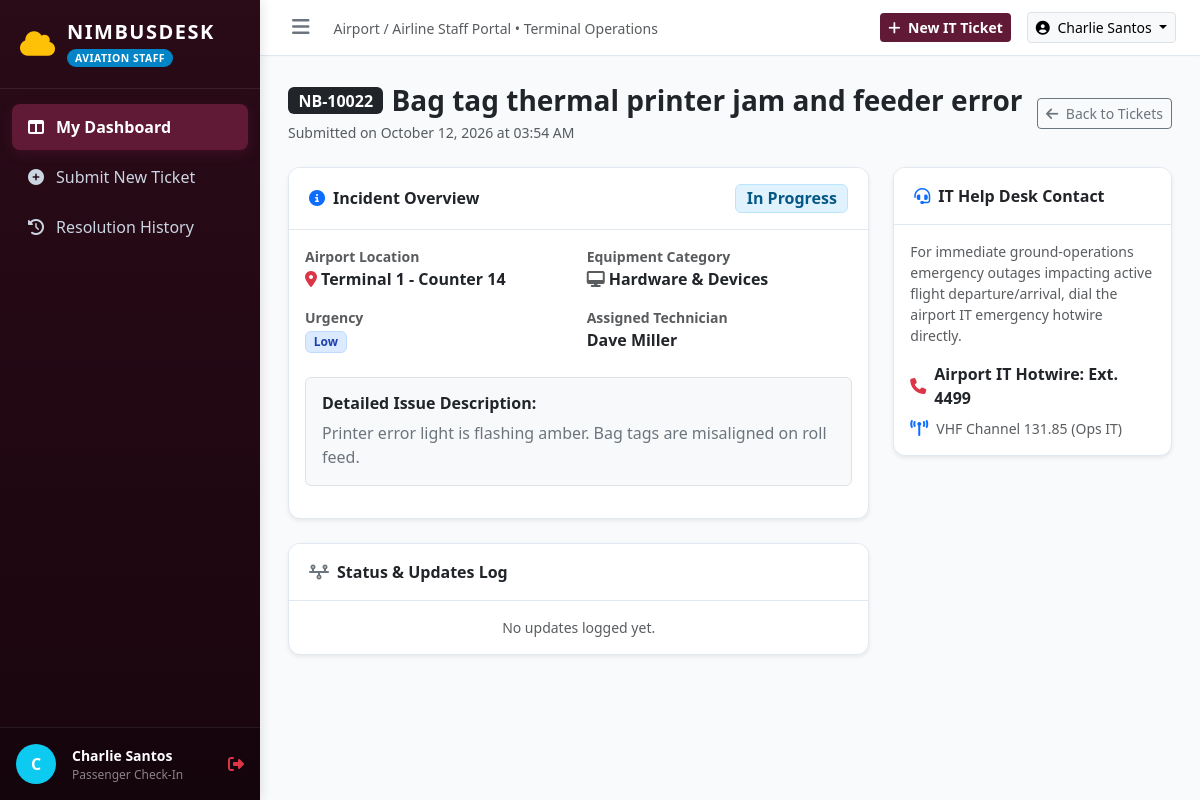
Screenshot of /employee/index.php?page=detail&id=3 (signed in) with the database file from the repository.
### tables this page shows
CREATE TABLE IF NOT EXISTS `tickets` (
    `id` INT AUTO_INCREMENT PRIMARY KEY,
    `ticket_code` VARCHAR(20) NOT NULL UNIQUE,
    `user_id` INT NOT NULL,
    `category_id` INT NOT NULL,
    `urgency` ENUM('Low', 'Medium', 'High', 'Critical') NOT NULL DEFAULT 'Medium',
    `location` VARCHAR(150) NOT NULL,
    `subject` VARCHAR(255) NOT NULL,
    `description` TEXT NOT NULL,
    `attachment` VARCHAR(255) NULL,
    `status` ENUM('Open', 'In Progress', 'Resolved', 'Closed') NOT NULL DEFAULT 'Open',
    `assigned_to` INT NULL,
    `resolution_summary` TEXT NULL,
    `created_at` TIMESTAMP DEFAULT CURRENT_TIMESTAMP,
    `updated_at` TIMESTAMP DEFAULT CURRENT_TIMESTAMP ON UPDATE CURRENT_TIMESTAMP,
    `resolved_at` TIMESTAMP NULL,
    CONSTRAINT `fk_tickets_user` FOREIGN KEY (`user_id`) REFERENCES `users` (`id`) ON DELETE CASCADE,
    CONSTRAINT `fk_tickets_category` FOREIGN KEY (`category_id`) REFERENCES `categories` (`id`) ON DELETE RESTRICT,
    CONSTRAINT `fk_tickets_assigned` FOREIGN KEY (`assigned_to`) REFERENCES `users` (`id`) ON DELETE SET NULL
);

CREATE TABLE IF NOT EXISTS `users` (
    `id` INT AUTO_INCREMENT PRIMARY KEY,
    `name` VARCHAR(100) NOT NULL,
    `email` VARCHAR(100) NOT NULL UNIQUE,
    `password` VARCHAR(255) NOT NULL,
    `role` ENUM('employee', 'technician', 'admin') NOT NULL DEFAULT 'employee',
    `department` VARCHAR(100) NOT NULL,
    `badge_number` VARCHAR(50) NOT NULL,
    `created_at` TIMESTAMP DEFAULT CURRENT_TIMESTAMP
);

CREATE TABLE IF NOT EXISTS `categories` (
    `id` INT AUTO_INCREMENT PRIMARY KEY,
    `name` VARCHAR(100) NOT NULL,
    `description` VARCHAR(255) NULL,
    `icon` VARCHAR(50) DEFAULT 'fa-wrench'
);

### config/config.php (called while the page is built, shortened)
<?php
function url($path = '') {
    $trimmed = ltrim($path, '/');
    return BASE_URL . ($trimmed ? '/' . $trimmed : '');
}
function currentUser() {
    return $_SESSION['user'] ?? null;
}

### employee/stored_procs/EmployeeProcedures.php (called while the page is built, shortened)
<?php
require_once __DIR__ . '/../../config/db.php';
class EmployeeProcedures {
    private PDO $pdo;
    public function __construct() {
        $this->pdo = Database::getConnection();
    }
    public function getTicketDetails(int $ticketId, int $userId): array {
        $stmt = $this->pdo->prepare("CALL sp_employee_get_ticket_details(?, ?)");
        $stmt->execute([$ticketId, $userId]);
        $ticket = $stmt->fetch();
        $logs = [];
        return [
            'ticket' => $ticket ?: null,
            'logs' => $logs
        ];
    }
}

### config/db.php (called while the page is built)
<?php
require_once __DIR__ . '/config.php';
class Database {
    private static ?PDO $instance = null;
    public static function getConnection(): PDO {
        if (self::$instance === null) {
            $host = 'localhost';
            $user = 'root';
            $pass = '';
            $dbname = 'nimbusdesk';
            try {
                $dsn = "mysql:host={$host};dbname={$dbname};charset=utf8mb4";
                self::$instance = new PDO($dsn, $user, $pass, [
                    PDO::ATTR_ERRMODE => PDO::ERRMODE_EXCEPTION,
                    PDO::ATTR_DEFAULT_FETCH_MODE => PDO::FETCH_ASSOC,
                    PDO::ATTR_EMULATE_PREPARES => false,
                ]);
            } catch (PDOException $e) {
                if (str_contains($e->getMessage(), 'Unknown database')) {
                    require_once __DIR__ . '/../database/setup.php';
                    return self::getConnection();
                }
                throw $e;
            }
        }
        return self::$instance;
    }
}

### employee/views/ticket_detail.php (the view, shortened to what this page needs)
<div class="d-flex align-items-center justify-content-between mb-4">
    <div>
        <div class="d-flex align-items-center gap-2">
            <span class="badge bg-dark fs-6"><?= htmlspecialchars($ticket['ticket_code']) ?></span>
            <h3 class="fw-bold text-dark mb-0"><?= htmlspecialchars($ticket['subject']) ?></h3>
        </div>
        <p class="text-muted small mb-0 mt-1">Submitted on <?= date('F d, Y \a\t h:i A', strtotime($ticket['created_at'])) ?></p>
    </div>
    <a href="<?= url('employee/index.php') ?>" class="btn btn-outline-secondary btn-sm">
        <i class="fa-solid fa-arrow-left me-1"></i> Back to Tickets
    </a>
</div>
<div class="row g-4">
    <div class="col-lg-8">
        <div class="card shadow-sm mb-4">
            <div class="card-header bg-white d-flex justify-content-between align-items-center">
                <span class="fw-bold"><i class="fa-solid fa-circle-info text-primary me-2"></i>Incident Overview</span>
                <?php
                $statusClass = match($ticket['status']) {
                    'Open' => 'badge-status-open',
                    'In Progress' => 'badge-status-progress',
                    'Resolved' => 'badge-status-resolved',
                    default => 'badge-status-closed'
                };
                ?>
                <span class="badge <?= $statusClass ?> fs-6"><?= htmlspecialchars($ticket['status']) ?></span>
            </div>
            <div class="card-body">
                <div class="row g-3 mb-4">
                    <div class="col-sm-6">
                        <small class="text-muted d-block fw-bold">Airport Location</small>
                        <div class="text-dark fw-semibold"><i class="fa-solid fa-location-dot text-danger me-1"></i><?= htmlspecialchars($ticket['location']) ?></div>
                    </div>
                    <div class="col-sm-6">
                        <small class="text-muted d-block fw-bold">Equipment Category</small>
                        <div class="text-dark fw-semibold"><i class="fa-solid <?= htmlspecialchars($ticket['category_icon']) ?> text-muted me-1"></i><?= htmlspecialchars($ticket['category_name']) ?></div>
                    </div>
                    <div class="col-sm-6">
                        <small class="text-muted d-block fw-bold">Urgency</small>
                        <div>
                            <?php
                            $urgencyClass = match($ticket['urgency']) {
                                'Critical' => 'badge-urgency-critical',
                                'High' => 'badge-urgency-high',
                                'Medium' => 'badge-urgency-medium',
                                default => 'badge-urgency-low'
                            };
                            ?>
                            <span class="badge <?= $urgencyClass ?>"><?= htmlspecialchars($ticket['urgency']) ?></span>
                        </div>
                    </div>
                    <div class="col-sm-6">
                        <small class="text-muted d-block fw-bold">Assigned Technician</small>
                        <div class="text-dark fw-semibold">
                            <?= $ticket['technician_name'] ? htmlspecialchars($ticket['technician_name']) : '<span class="text-warning fst-italic">Pending Assignment</span>' ?>
                        </div>
                    </div>
                </div>
                <div class="p-3 bg-light rounded border mb-3">
                    <h6 class="fw-bold text-dark mb-2">Detailed Issue Description:</h6>
                    <p class="mb-0 text-secondary" style="white-space: pre-wrap;"><?= htmlspecialchars($ticket['description']) ?></p>
                </div>
            </div>
        </div>
        <div class="card shadow-sm">
            <div class="card-header bg-white">
                <span class="fw-bold"><i class="fa-solid fa-timeline text-secondary me-2"></i>Status & Updates Log</span>
            </div>
            <div class="card-body">
                <?php if (empty($logs)): ?>
                    <p class="text-muted small text-center mb-0">No updates logged yet.</p>
                <?php endif; ?>
            </div>
        </div>
    </div>
    <div class="col-lg-4">
        <div class="card shadow-sm mb-4">
            <div class="card-header bg-white">
                <span class="fw-bold"><i class="fa-solid fa-headset text-primary me-2"></i>IT Help Desk Contact</span>
            </div>
            <div class="card-body">
                <p class="small text-muted">For immediate ground-operations emergency outages impacting active flight departure/arrival, dial the airport IT emergency hotwire directly.</p>
                <div class="d-flex align-items-center gap-2 mb-2">
                    <i class="fa-solid fa-phone text-danger"></i>
                    <span class="fw-bold text-dark">Airport IT Hotwire: Ext. 4499</span>
                </div>
                <div class="d-flex align-items-center gap-2">
                    <i class="fa-solid fa-tower-broadcast text-primary"></i>
                    <span class="text-muted small">VHF Channel 131.85 (Ops IT)</span>
                </div>
            </div>
        </div>
    </div>
</div>

### employee/views/header.php (shortened to what this page needs)
<?php
$user = currentUser();
$activePage = $activePage ?? 'dashboard';
?>
<!DOCTYPE html>
<html lang="en">
<head>
    <link href="https://cdn.jsdelivr.net/npm/bootstrap@5.3.0/dist/css/bootstrap.min.css" rel="stylesheet">
    <link rel="stylesheet" href="https://cdnjs.cloudflare.com/ajax/libs/font-awesome/6.4.0/css/all.min.css">
    <link rel="stylesheet" href="<?= url('assets/css/global.css') ?>">
    <link rel="stylesheet" href="<?= url('employee/css/employee.css') ?>">
</head>
<body>
<div class="app-container">
    <aside class="sidebar">
        <div class="sidebar-brand">
            <i class="fa-solid fa-cloud text-warning fs-3"></i>
            <div>
                <h5>NIMBUSDESK</h5>
                <span class="sidebar-badge employee-badge">Aviation Staff</span>
            </div>
        </div>
        <ul class="sidebar-menu">
            <li class="nav-item">
                <a href="<?= url('employee/index.php') ?>" class="nav-link <?= $activePage === 'dashboard' ? 'active' : '' ?>">
                    <i class="fa-solid fa-table-columns"></i>
                    <span>My Dashboard</span>
                </a>
            </li>
            <li class="nav-item">
                <a href="<?= url('employee/index.php?page=create') ?>" class="nav-link <?= $activePage === 'create' ? 'active' : '' ?>">
                    <i class="fa-solid fa-circle-plus"></i>
                    <span>Submit New Ticket</span>
                </a>
            </li>
            <li class="nav-item">
                <a href="<?= url('employee/index.php?page=history') ?>" class="nav-link <?= $activePage === 'history' ? 'active' : '' ?>">
                    <i class="fa-solid fa-clock-rotate-left"></i>
                    <span>Resolution History</span>
                </a>
            </li>
        </ul>
        <div class="sidebar-user">
            <div class="d-flex align-items-center gap-3">
                <div class="rounded-circle bg-info text-white d-flex align-items-center justify-content-center fw-bold" style="width: 40px; height: 40px;">
                    <?= strtoupper(substr($user['name'], 0, 1)) ?>
                </div>
                <div class="overflow-hidden flex-grow-1">
                    <div class="fw-bold text-truncate text-white small"><?= htmlspecialchars($user['name']) ?></div>
                    <div class="text-white-50 text-truncate" style="font-size: 0.75rem;"><?= htmlspecialchars($user['department']) ?></div>
                </div>
                <a href="<?= url('auth/logout.php') ?>" class="text-danger" title="Logout">
                    <i class="fa-solid fa-right-from-bracket"></i>
                </a>
            </div>
        </div>
    </aside>
    <div class="main-wrapper">
        <header class="topbar">
            <div class="d-flex align-items-center gap-3">
                <button id="sidebarToggle" class="btn btn-sm btn-outline-secondary border-0">
                    <i class="fa-solid fa-bars fs-5"></i>
                </button>
                <div class="d-none d-md-block">
                    <span class="text-muted small">Airport / Airline Staff Portal &bull; Terminal Operations</span>
                </div>
            </div>
            <div class="d-flex align-items-center gap-3">
                <a href="<?= url('employee/index.php?page=create') ?>" class="btn btn-sm btn-nimbus">
                    <i class="fa-solid fa-plus me-1"></i> New IT Ticket
                </a>
                <div class="dropdown">
                    <button class="btn btn-sm btn-light border dropdown-toggle" data-bs-toggle="dropdown">
                        <i class="fa-solid fa-user-circle me-1"></i> <?= htmlspecialchars($user['name']) ?>
                    </button>
                </div>
            </div>
        </header>
        <main class="content-body">

### assets/css/global.css (style rules this page uses)
:root { --nimbus-maroon: #601a35; --nimbus-pink: #f191b5; --nimbus-dark: #2a0b18; --nimbus-darker: #19050e; --nimbus-bg: #f8fafc; --nimbus-surface: #ffffff; --nimbus-border: #e2e8f0; --urgency-critical: #dc2626; --urgency-high: #ea580c; --urgency-medium: #d97706; --urgency-low: #2563eb; --status-open: #f59e0b; --status-progress: #0284c7; --status-resolved: #10b981; --status-closed: #64748b; }
body { background-color: var(--nimbus-bg); font-family: 'Segoe UI', system-ui, -apple-system, sans-serif; color: #1e293b; margin: 0; padding: 0; }
.app-container { display: flex; min-height: 100vh; }
.sidebar { width: 260px; background: linear-gradient(180deg, var(--nimbus-dark) 0%, var(--nimbus-darker) 100%); color: #fff; flex-shrink: 0; display: flex; flex-direction: column; transition: margin 0.3s cubic-bezier(0.4, 0, 0.2, 1); box-shadow: 2px 0 10px rgba(0, 0, 0, 0.1); z-index: 1020; }
.sidebar-brand { padding: 20px; border-bottom: 1px solid rgba(255, 255, 255, 0.08); display: flex; align-items: center; gap: 12px; }
.sidebar-brand h5 { margin: 0; font-weight: 800; letter-spacing: 1.5px; color: #fff; }
.sidebar-badge { font-size: 0.65rem; padding: 2px 8px; border-radius: 12px; font-weight: 700; text-transform: uppercase; letter-spacing: 0.5px; }
.sidebar-menu { list-style: none; padding: 15px 12px; margin: 0; flex-grow: 1; }
.sidebar-menu .nav-item { margin-bottom: 4px; }
.sidebar-menu .nav-link { color: #cbd5e1; padding: 11px 16px; border-radius: 8px; display: flex; align-items: center; gap: 12px; font-weight: 500; text-decoration: none; transition: all 0.2s ease; }
.sidebar-menu .nav-link.active { color: #fff; background: var(--nimbus-maroon); box-shadow: 0 4px 12px rgba(96, 26, 53, 0.4); font-weight: 600; }
.sidebar-user { padding: 16px; border-top: 1px solid rgba(255, 255, 255, 0.08); background: rgba(0, 0, 0, 0.2); }
.main-wrapper { flex-grow: 1; display: flex; flex-direction: column; min-width: 0; }
.topbar { background: #fff; border-bottom: 1px solid var(--nimbus-border); padding: 12px 24px; display: flex; align-items: center; justify-content: space-between; box-shadow: 0 1px 3px rgba(0, 0, 0, 0.02); }
.content-body { padding: 28px; flex-grow: 1; }
.card { border-radius: 12px; border: 1px solid var(--nimbus-border); box-shadow: 0 2px 6px rgba(0, 0, 0, 0.02); overflow: hidden; }
.card-header { background: #fff; border-bottom: 1px solid var(--nimbus-border); padding: 16px 20px; font-weight: 600; }
.badge-status-progress { background: #e0f2fe; color: #075985; font-weight: 600; border: 1px solid #bae6fd; }
.badge-urgency-low { background: #dbeafe; color: #1e40af; font-weight: 600; border: 1px solid #bfdbfe; }
.btn-nimbus { background: var(--nimbus-maroon); color: #fff; border: none; font-weight: 600; }

### employee/css/employee.css (style rules this page uses)
.employee-badge { background: #0284c7; color: #fff; }

### rows the page displays
tickets: user.name "C", user.name "Charlie Santos", user.department "Passenger Check-In", ticket_code "NB-10022", subject "Bag tag thermal printer jam and feeder error", created_at "October 12, 2026 at 03:54 AM", status "In Progress", location "Terminal 1 - Counter 14", category.name "Hardware & Devices", urgency "Low", assigned_to.name "Dave Miller", description "Printer error light is flashing amber. Bag tags are misaligned on roll feed."
